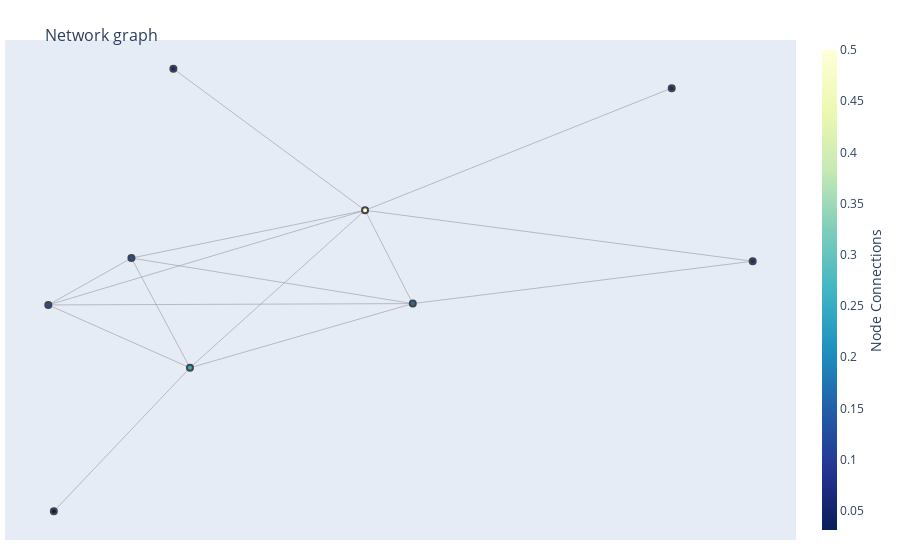

Source (notebook cell):
### Code cell
rumor_center_lookup = raw.get_rumor_centrality_lookup(raw.networkx_graph_to_adj_list(g))
markers = list(map(lambda x: x[1], sorted(rumor_center_lookup.items())))
plot_nx_graph(g, markers, [f"node {n} - {markers[i]}" for i, n in enumerate(g.nodes)])

### Figure 1 — Plotly figure (JSON) as saved in the notebook; plotly's stock layout.template omitted (floating-point values rounded to 4 significant figures)
{"data": [{"hoverinfo": "none", "line": {"color": "#888", "width": 0.5}, "mode": "lines", "type": "scatter", "x": [-0.3209, 0.066, null, -0.3209, 0.1243, null, -0.3209, -0.1479, null, -0.3209, -0.2193, null, 0.066, 0.066, null, 0.066, -0.1681, null, 0.066, 0.5395, null, 0.066, 0.4406, null, 0.066, 0.1243, null, 0.066, -0.1479, null, 0.066, -0.2193, null, 0.5395, 0.1243, null, 0.1243, -0.1479, null, 0.1243, -0.2193, null, -0.1479, -0.3141, null, -0.1479, -0.2193, null], "y": [-0.1663, 0.216, null, -0.1663, -0.1609, null, -0.1663, -0.4203, null, -0.1663, 0.02313, null, 0.216, 0.216, null, 0.216, 0.7882, null, 0.216, 0.01033, null, 0.216, 0.7099, null, 0.216, -0.1609, null, 0.216, -0.4203, null, 0.216, 0.02313, null, 0.01033, -0.1609, null, -0.1609, -0.4203, null, -0.1609, 0.02313, null, -0.4203, -1.0, null, -0.4203, 0.02313, null]}, {"hoverinfo": "text", "marker": {"color": [0.125, 0.5, 0.07143, 0.1667, 0.25, 0.0625, 0.0625, 0.03125, 0.125], "colorbar": {"thickness": 15, "title": {"side": "right", "text": "Node Connections"}, "xanchor": "left"}, "colorscale": [[0, "rgb(255,255,217)"], [0.125, "rgb(237,248,177)"], [0.25, "rgb(199,233,180)"], [0.375, "rgb(127,205,187)"], [0.5, "rgb(65,182,196)"], [0.625, "rgb(29,145,192)"], [0.75, "rgb(34,94,168)"], [0.875, "rgb(37,52,148)"], [1, "rgb(8,29,88)"]], "line": {"width": 2}, "reversescale": true, "showscale": true}, "mode": "markers", "text": ["node 1 - 0.125", "node 2 - 0.5", "node 3 - 0.07142857142857142", "node 4 - 0.16666666666666666", "node 5 - 0.25", "node 6 - 0.0625", "node 7 - 0.0625", "node 8 - 0.03125", "node 9 - 0.125"], "type": "scatter", "x": [-0.3209, 0.066, 0.5395, 0.1243, -0.1479, 0.4406, -0.1681, -0.3141, -0.2193], "y": [-0.1663, 0.216, 0.01033, -0.1609, -0.4203, 0.7099, 0.7882, -1.0, 0.02313]}], "layout": {"hovermode": "closest", "margin": {"b": 20, "l": 5, "r": 5, "t": 40}, "showlegend": false, "title": {"font": {"size": 16}, "text": "<br>Network graph"}, "xaxis": {"showgrid": false, "showticklabels": false, "zeroline": false}, "yaxis": {"showgrid": false, "showticklabels": false, "zeroline": false}}}
